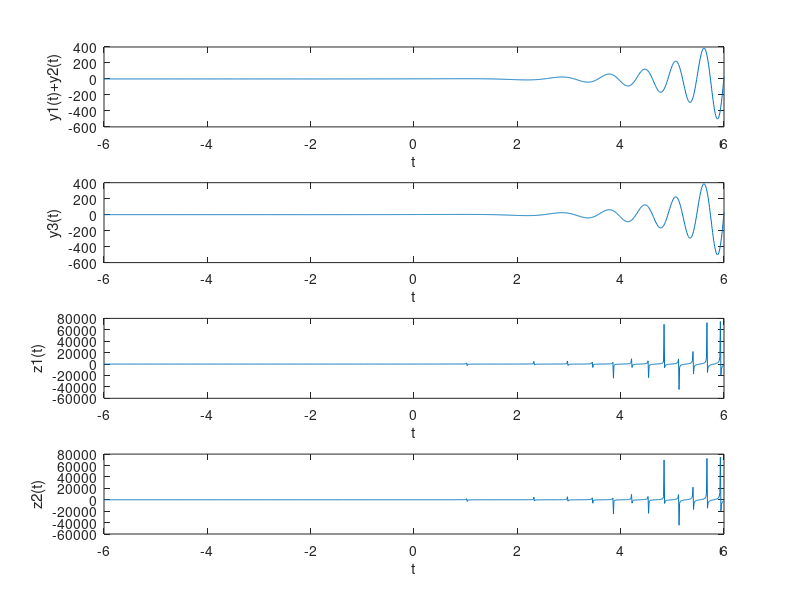

Reproduce this figure in MATLAB.
%{
   Implementing time linearity of the system in matlab.
   The System is said to show time linearity if it follows the principle of
   superposition which is law of additivity and law of homogeneity.
   From the definition of time linearity : We can say that the system is
   time linear if :
   1) System is only time dependent or the linearity is independent of time scaling
   2) System shifts the amplitude of the input.
   3) Even if the amplitude shifted is dependent of time.
%}
%{
   Consider 2 signals x1 and x2 as sine and cosine wave signals.
   Consider our System allowing both amplitude shifting (which is time
   dependent) and also the time scaling on the input.
   Let system  = exp(t) input(t*t + cos(t)) where exp(t) shows the
   amplitude scaling and cos(t) + t*t shows the time scaling on the input.
%}
clc;
figure('Name','Enrollment Number : IIT2017507','NumberTitle','Off')
 sys1 = @(x) (x.*x + cos(x));
 %sys1 = time scaling system
 sys2 = @(x) exp(x);
 %sys2 = amplitude scaling system
 % Law of Additivity.
 t  = -6:0.01:6;
 x1 = @(x) cos(x);
 x2 = @(x) sin(x);
 subplot(4,1,1);
 y1 = @(x) sys2(x).*x1(sys1(x));
 y2 = @(x) sys2(x).*x2(sys1(x));
 plot(t,y1(t)+y2(t));
 xlabel('t');
 ylabel('y1(t)+y2(t)');
 subplot(4,1,2);
 y3 = @(x) sys2(x).*x1(sys1(x))+sys2(x).*x2(sys1(x));
 plot(t,y3(t));
 xlabel('t');
 ylabel('y3(t)');
 %In the above plot both the graphs are found to be same hence the system
 %obeys law of additivity.
 %The law of homogeneity
 subplot(4,1,3);
 z =@(x) tan(x);
 z1 =@(x) (5.*sys2(x).*z(sys1(x)));
 z2 =@(x) (5.*sys2(x).*z(sys1(x)));
 plot(t,z1(t));
  xlabel('t');
 ylabel('z1(t)');
 subplot(4,1,4);
 plot(t,z2(t));
  xlabel('t');
 ylabel('z2(t)');